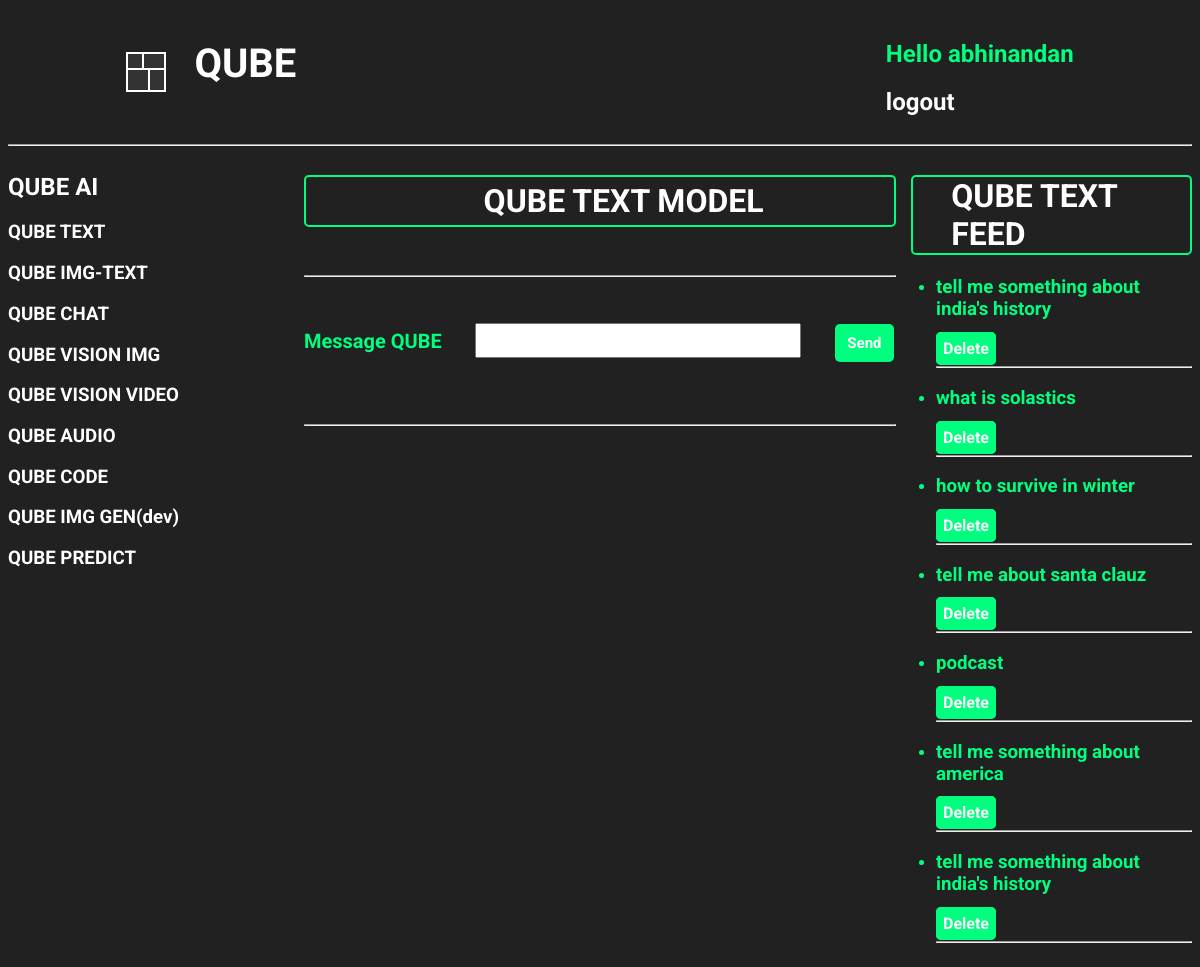
The page /textModel/ (signed in) on the database as committed earlier.
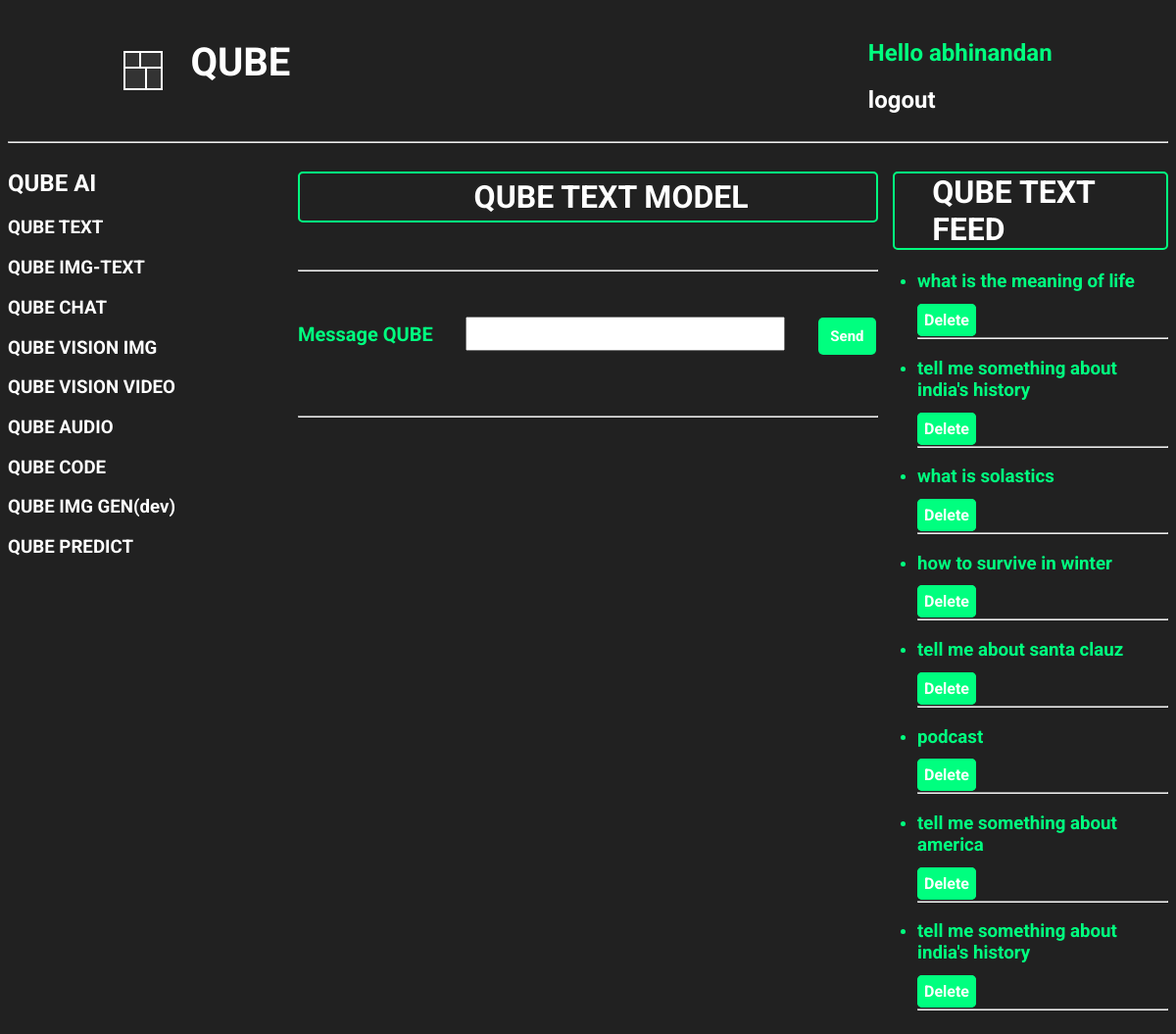
The same page on the database as committed later.
### base/models.py (models this page shows, shortened)
class TextModelHistory(models.Model):
    user = models.ForeignKey(
        User, on_delete=models.CASCADE, related_name='text_chat_histories')
    query = models.TextField()
    response = models.TextField()
    created = models.DateTimeField(auto_now_add=True)

### base/views.py (the view, shortened to what this page needs)
# urls.py: path('textModel/', views.textModel, name='textModel'),
@login_required(login_url='loginUser')
def textModel(request):
    query = request.GET.get('query', '')
    formatted_lines = []
    user_chats = TextModelHistory.objects.filter(
        user=request.user).order_by('-created')
    context = {'results': formatted_lines, 'text_history': user_chats}
    return render(request, 'base/textModel.html', context)

### base/templates/base/TextModel.html (shortened to what this page needs)
{% extends 'main.html' %}
{% block content %}
<div class="text_model">
    <div class="model-component">
        {% include 'base/Models_component_ai.html' %}
    </div>
    <div class="qube-text-model">
        <div class="qube_text_model_heading">
            <h1>QUBE TEXT MODEL</h1>
        </div>
        <br>
        <hr>
        <br>
        <br>
        <form action="{% url 'textModel' %}" method="GET">
            <label for="" id="message_qube">Message QUBE</label>
            <input type="text" name="query" value="{{ query }}" id="qube_message_input">
            <button
                style="margin-left: 30px; padding: 10px; width: 10%; font-size: 15px; font-weight: 700; color: white; background-color: springgreen; border-radius: 5px; border-style: none; cursor: pointer;">Send</button>
        </form>
        <br>
        <br>
        <hr>
    </div>
    <div class="text-history">
        <h1 id="qube_text_feed_heading">QUBE TEXT FEED</h1>
        <ul>
            {% for chat in text_history %}
            <div class="qube_text_history">
                <li>
                    <h3><a href="{% url 'textFullResponseView' chat.id %}" id="user_chat_query">{{ chat.query }}</a>
                    </h3>
                    <a href="{% url 'deleteTextModelHistory' chat.id %}" id="delete_text_message">Delete</a>
                    <br>
                    <hr>
                </li>
            </div>
            {% endfor %}
        </ul>
    </div>
</div>
{% endblock %}

Rows that differ between the two databases and show on the page:
added TextModelHistory: query "what is the meaning of life"
